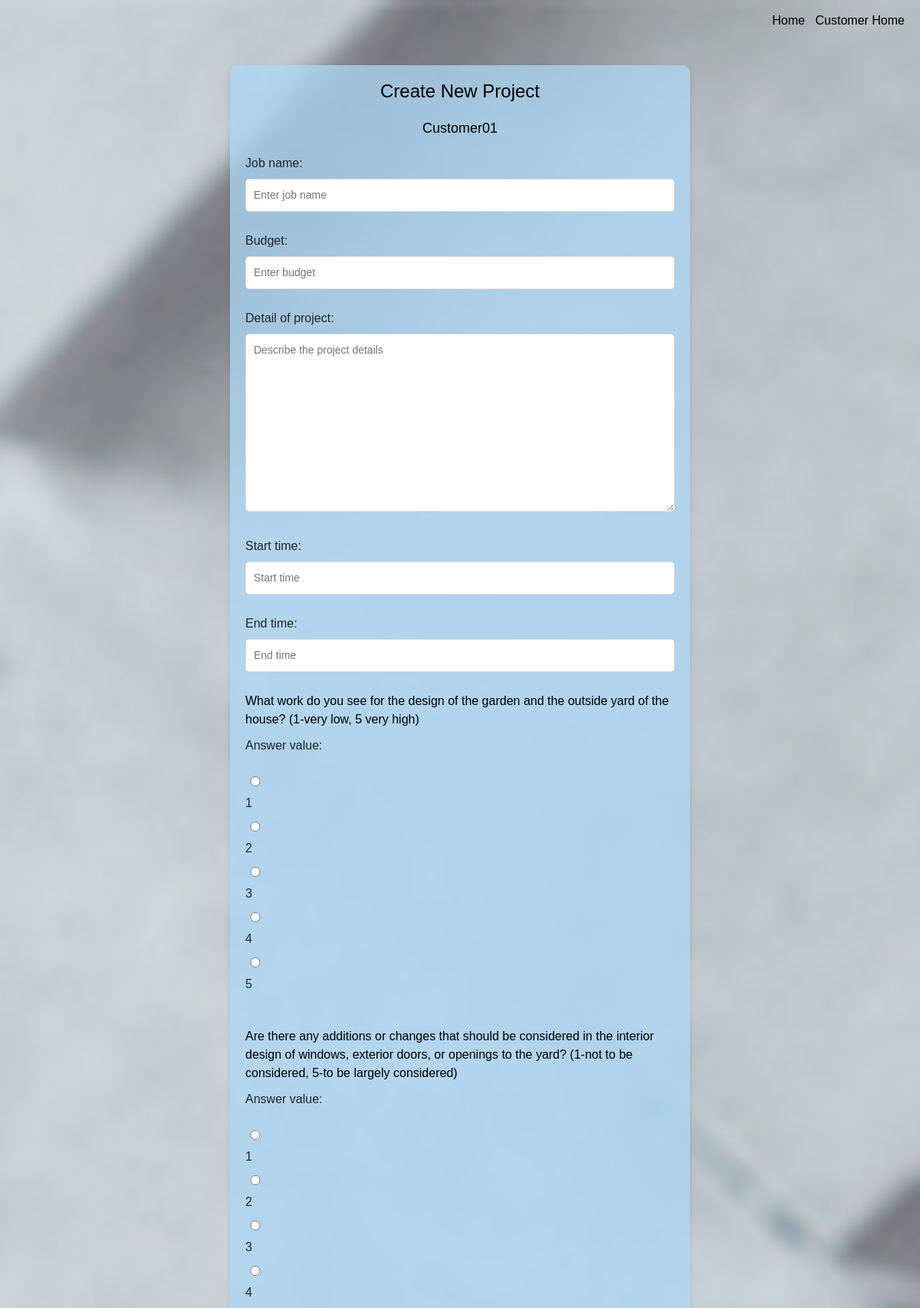
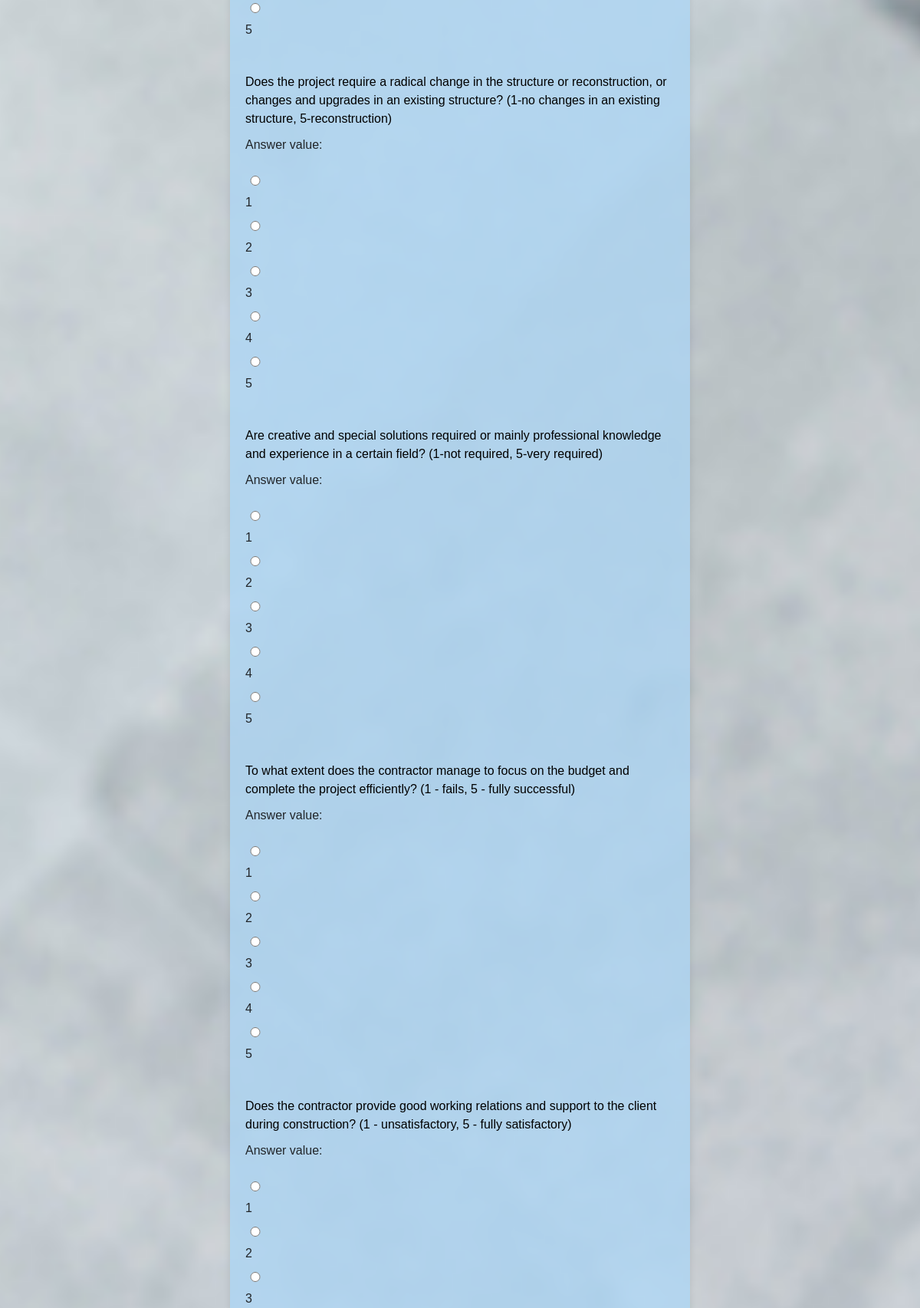
The app's page /job/create/ (signed in, upper part) with its own data (2 pictures, top to bottom).
### myApp/models.py (models this page shows, shortened)
class Customer(AbstractBaseUser):
    full_name = models.CharField(max_length=100)
    username = models.CharField(max_length=100)
    objects = UserManager()
    USERNAME_FIELD = 'full_name'
    REQUIRED_FIELDS = ['username']

class Question(models.Model):
    question_text = models.CharField(max_length=255)
    specialization = models.CharField(max_length=20, choices=[(tag.name, tag.value) for tag in Specialization])
    num_question_special = models.IntegerField()
    objects = models.Manager()

### myApp/views.py (the view)
# urls.py: path('job/create/', views.job_create, name='job_create'),
def job_create(request):
    questions = Question.objects.all()
    customer_id = request.session['customer_id']
    customer = Customer.objects.get(id=customer_id)
    if request.method == 'POST':
        job_form = JobDetailForm(request.POST)
        if job_form.is_valid():
            new_job_detail = job_form.save(commit=False)
            customer_id = request.session['customer_id']
            customer = Customer.objects.get(id=customer_id)
            new_job_detail.customer = customer
            new_job_detail.save()
            for question in questions:
                form = AnswerJobForm(request.POST, prefix=str(question.id))
                answer = form.save(commit=False)
                answer.question = question
                answer.jobDetail = new_job_detail
                answer.save()
            professionals = get_matching_professionals(new_job_detail)
            request.session['matching_professionals'] = list(professionals)
            request.session['new_job_detail_id'] = new_job_detail.id
            return redirect('choose_pro')  # Redirect to a success page
    else:
        job_form = JobDetailForm()
        answer_forms = [(question, AnswerJobForm(prefix=str(question.id))) for question in questions]
    answer_forms = [(question, AnswerJobForm(prefix=str(question.id))) for question in questions]
    return render(request, 'job_create.html',
                  {'job_form': job_form, 'answer_forms': answer_forms, 'customer': customer})

### myApp/forms.py
class JobDetailForm(forms.ModelForm):
    class Meta:
        model = JobDetail
        fields = ['job_name', 'budget', 'detail_of_project', 'start_time', 'end_time']
        widgets = {
            'job_name': forms.TextInput(attrs={'placeholder': 'Enter job name'}),
            'budget': forms.NumberInput(attrs={'placeholder': 'Enter budget'}),
            'detail_of_project': forms.Textarea(attrs={'placeholder': 'Describe the project details'}),
            'start_time': forms.DateInput(attrs={'placeholder': 'Start time'}),
            'end_time': forms.DateInput(attrs={'placeholder': 'End time'}),
        }

### templates/job_create.html (shortened to what this page needs)
<!DOCTYPE html>
{% load static %}
<html lang="en">
<head>
    <link rel="stylesheet" href="https://maxcdn.bootstrapcdn.com/bootstrap/4.5.2/css/bootstrap.min.css">
    <link rel="stylesheet" href="{% static '/job_create.css' %}">
</head>
<body id="bg" style="background-image:url('{% static 'images/choose_bg.jpg' %}');">
    <a id="reg-button" href="{% url 'customer_home' %}">Customer Home</a>
    <a id="home-button" href="{% url 'Home_new' %}">Home</a>
    <div class="container">
        <h2>Create New Project</h2>
        <p class="customer-name">{{ customer.full_name }}</p>
        <form method="post">
            {{ job_form.as_p }}
            {% for question, form in answer_forms %}
                <div class="question-block">
                    <p class="question-text">{{ question.question_text }}</p>
                    {{ form.as_p }}
                </div>
            {% endfor %}
        </form>
    </div>
</body>
</html>

### static/job_create.css (style rules this page uses)
* { margin: 0; padding: 0; box-sizing: border-box; }
body { font-family: Arial, sans-serif; background-color: #f4f4f9; display: flex; justify-content: center; align-items: center; min-height: 100vh; padding: 20px; }
#bg { background-repeat: no-repeat; background-size: cover; background-position: center 20%; background-attachment: fixed; }
.container { background-color: #acd7f6c1; border-radius: 10px; box-shadow: 0 4px 8px rgba(0, 0, 0, 0.1); padding: 20px; max-width: 600px; width: 100%; margin-top: 65px; }
h2 { margin-bottom: 20px; font-size: 24px; color: black; text-align: center; }
.customer-name { margin-bottom: 20px; font-size: 18px; color: black; text-align: center; }
form { display: flex; flex-direction: column; }
.question-block { margin-bottom: 20px; }
.question-text { font-size: 16px; color: black; margin-bottom: 10px; }
input, textarea, select { width: 100%; padding: 10px; margin-bottom: 10px; border: 1px solid #ddd; border-radius: 5px; font-size: 14px; }
#home-button { position: absolute; background-color: #ffffff00; color: black; border: none; top: 15px; right: 150px; }
#reg-button { position: absolute; background-color: #ffffff00; color: black; border: none; top: 15px; right: 20px; }

### records on screen
Customer: full_name "Customer01"
Question: question_text "What work do you see for the design of the garden and the outside yard of the house? (1-very low, 5 very high)"
Question: question_text "Are there any additions or changes that should be considered in the interior design of windows, exterior doors, or openings to the yard? (1-not to be considered, 5-to be largely considered)"
Question: question_text "Does the project require a radical change in the structure or reconstruction, or changes and upgrades in an existing structure? (1-no changes in an existing structure, 5-reconstruction)"
Question: question_text "Are creative and special solutions required or mainly professional knowledge and experience in a certain field? (1-not required, 5-very required)"
Question: question_text "To what extent does the contractor manage to focus on the budget and complete the project efficiently? (1 - fails, 5 - fully successful)"
Question: question_text "Does the contractor provide good working relations and support to the client during construction? (1 - unsatisfactory, 5 - fully satisfactory)"
